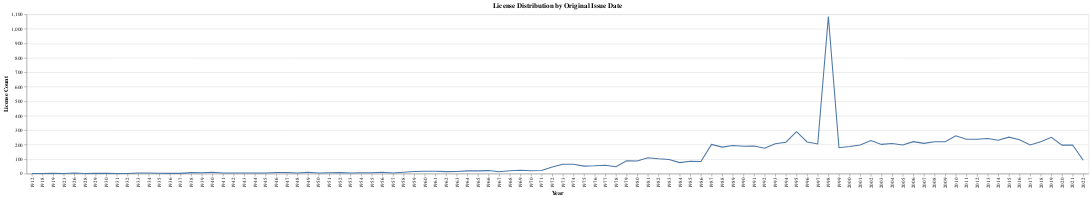

Notebook code cell kept with this figure:
### Markdown cell above
Visulization2

### Code cell
data['Original Issue Date'] = pd.to_datetime(data['Original Issue Date'], errors='coerce')
license_by_date = data.groupby(data['Original Issue Date'].dt.year).size().reset_index(name='count')
license_by_date.columns = ['Year', 'count']

license_by_date['Year'] = license_by_date['Year'].astype(int)

date_chart = alt.Chart(license_by_date).mark_line().encode(
    x=alt.X('Year:O', title='Year'), 
    y=alt.Y('count', title='License Count'),
    tooltip=['Year', 'count']
).properties(
    title='License Distribution by Original Issue Date'
)

date_chart

### Figure 1 — Vega-Lite specification as saved in the notebook (floating-point values rounded to 4 significant figures)
{"config": {"view": {"continuousWidth": 300, "continuousHeight": 300}}, "data": {"name": "data-3a55aa2897749544a9408c1d31212c1b"}, "mark": {"type": "line"}, "encoding": {"tooltip": [{"field": "Year", "type": "quantitative"}, {"field": "count", "type": "quantitative"}], "x": {"field": "Year", "title": "Year", "type": "ordinal"}, "y": {"field": "count", "title": "License Count", "type": "quantitative"}}, "title": "License Distribution by Original Issue Date", "$schema": "https://vega.github.io/schema/vega-lite/v5.20.1.json", "datasets": {"data-3a55aa2897749544a9408c1d31212c1b": [{"Year": 1912, "count": 1}, {"Year": 1918, "count": 1}, {"Year": 1919, "count": 2}, {"Year": 1923, "count": 1}, {"Year": 1926, "count": 5}, {"Year": 1928, "count": 1}, {"Year": 1929, "count": 2}, {"Year": 1930, "count": 3}, {"Year": 1931, "count": 1}, {"Year": 1932, "count": 1}, {"Year": 1933, "count": 4}, {"Year": 1934, "count": 4}, {"Year": 1935, "count": 3}, {"Year": 1936, "count": 2}, {"Year": 1937, "count": 2}, {"Year": 1938, "count": 7}, {"Year": 1939, "count": 6}, {"Year": 1940, "count": 9}, {"Year": 1941, "count": 4}, {"Year": 1942, "count": 4}, {"Year": 1943, "count": 5}, {"Year": 1944, "count": 4}, {"Year": 1945, "count": 4}, {"Year": 1946, "count": 8}, {"Year": 1947, "count": 8}, {"Year": 1948, "count": 5}, {"Year": 1949, "count": 9}, {"Year": 1950, "count": 4}, {"Year": 1951, "count": 6}, {"Year": 1952, "count": 7}, {"Year": 1953, "count": 5}, {"Year": 1954, "count": 6}, {"Year": 1955, "count": 6}, {"Year": 1956, "count": 10}, {"Year": 1957, "count": 4}, {"Year": 1958, "count": 9}, {"Year": 1959, "count": 15}, {"Year": 1960, "count": 16}, {"Year": 1961, "count": 16}, {"Year": 1962, "count": 14}, {"Year": 1963, "count": 15}, {"Year": 1964, "count": 19}, {"Year": 1965, "count": 19}, {"Year": 1966, "count": 21}, {"Year": 1967, "count": 13}, {"Year": 1968, "count": 20}, {"Year": 1969, "count": 23}, {"Year": 1970, "count": 20}, {"Year": 1971, "count": 22}, {"Year": 1972, "count": 46}, {"Year": 1973, "count": 65}, {"Year": 1974, "count": 65}, {"Year": 1975, "count": 52}, {"Year": 1976, "count": 54}, {"Year": 1977, "count": 58}, {"Year": 1978, "count": 48}, {"Year": 1979, "count": 89}, {"Year": 1980, "count": 87}, {"Year": 1981, "count": 110}, {"Year": 1982, "count": 103}, {"Year": 1983, "count": 98}, {"Year": 1984, "count": 76}, {"Year": 1985, "count": 86}, {"Year": 1986, "count": 84}, {"Year": 1987, "count": 202}, {"Year": 1988, "count": 183}, {"Year": 1989, "count": 194}, {"Year": 1990, "count": 189}, {"Year": 1991, "count": 191}, {"Year": 1992, "count": 176}, {"Year": 1993, "count": 206}, {"Year": 1994, "count": 217}, {"Year": 1995, "count": 290}, {"Year": 1996, "count": 219}, {"Year": 1997, "count": 205}, {"Year": 1998, "count": 1085}, {"Year": 1999, "count": 179}, {"Year": 2000, "count": 187}, {"Year": 2001, "count": 197}, {"Year": 2002, "count": 228}, {"Year": 2003, "count": 202}, {"Year": 2004, "count": 208}, {"Year": 2005, "count": 198}, {"Year": 2006, "count": 221}, {"Year": 2007, "count": 209}, {"Year": 2008, "count": 220}, {"Year": 2009, "count": 220}, {"Year": 2010, "count": 261}, {"Year": 2011, "count": 237}, {"Year": 2012, "count": 238}, {"Year": 2013, "count": 242}, {"Year": 2014, "count": 231}, {"Year": 2015, "count": 252}, {"Year": 2016, "count": 234}, {"Year": 2017, "count": 198}, {"Year": 2018, "count": 221}, {"Year": 2019, "count": 251}, {"Year": 2020, "count": 197}, {"Year": 2021, "count": 198}, {"Year": 2022, "count": 92}]}}
